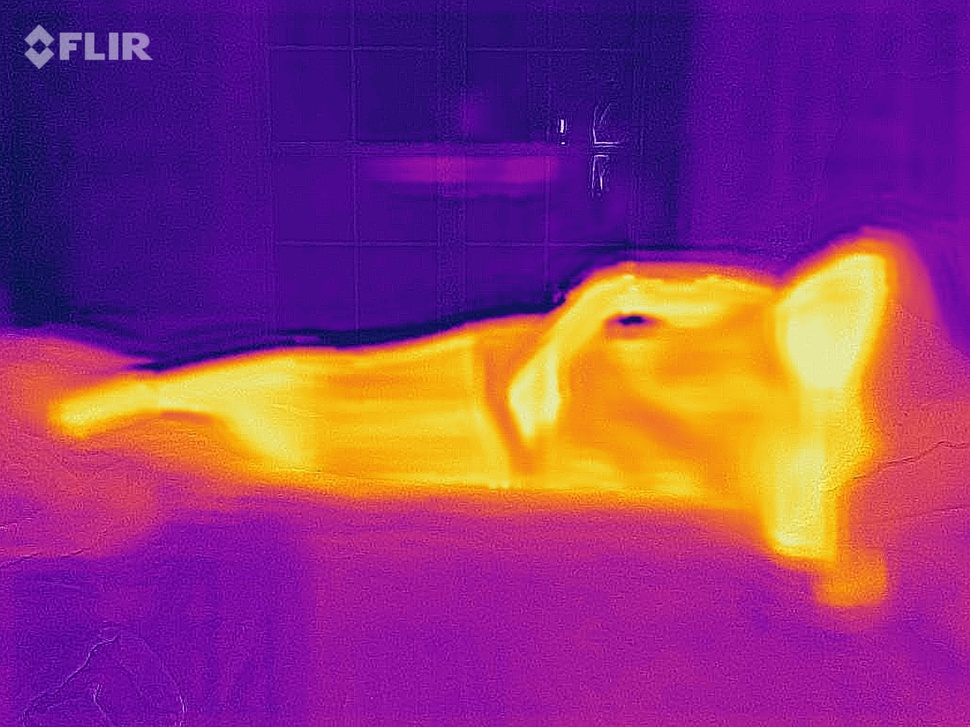
#> input picture images/FLIR_21.jpeg, 970 x 727 px, shrunk from 1440 x 1080 before the run
$ python main.py
#> lines starting #> are read from the running program, lines starting #| are printed output that depends on the picture; after the words box and inside, x2 and y2 are one past the last pixel; in counts of white or black regions, pixels touching at a corner belong together; long printed decimals are rounded
### detTrackPoint.py
# author: Md Jubaer Hossain Pantho
# Developed for Smart Systems Lab
# University of Florida

import cv2
import numpy as np
from matplotlib import pyplot as plt
import sys

def DetectTrackPoint(dir_src, dir_dest, dist =30, y_offset=300, x_offset=100):

    img = cv2.imread(dir_src, cv2.IMREAD_UNCHANGED)
    height, width, depth = img.shape
    gray2 = cv2.cvtColor(img,cv2.COLOR_BGR2GRAY)
    gray = cv2.GaussianBlur(gray2,(7,7),0)
    ret, thresh = cv2.threshold(gray,0,255,cv2.THRESH_BINARY_INV+cv2.THRESH_OTSU)

    # noise removal
    kernel = np.ones((5,5),np.uint8)
    opening = cv2.morphologyEx(thresh,cv2.MORPH_OPEN,kernel, iterations = 2)

    # sure background area
    sure_bg = cv2.dilate(opening,kernel,iterations=4)

    # Finding sure foreground area
    dist_transform = cv2.distanceTransform(opening,cv2.DIST_L2,5)
    ret, sure_fg = cv2.threshold(dist_transform,0.7*dist_transform.max(),255,0)

    # Finding unknown region
    sure_fg = np.uint8(sure_fg)
    unknown = cv2.subtract(sure_bg,sure_fg)

    '''
    # Use this portion for contour detection if needed.
    # The largest region comprises the person.
    contours, hierarchy = cv2.findContours(unknown, cv2.RETR_TREE, cv2.CHAIN_APPROX_SIMPLE)
    np.set_printoptions(threshold=sys.maxsize)

    len1 = len(contours[0])
    len2 = len(contours[1])
    len3 = len(contours[2])

    if(len1>=len2 and len1 >=len3):
        maxContour = contours[0]
    elif(len2>=len1 and len2 >=len3):
        maxContour = contours[1]
    else:
        maxContour = contours[2]

    img = cv2.drawContours(img, maxContour, -1, (0, 255, 0), 2)
    '''

    trackPointH = []
    trackPointW = []
    for j in range(x_offset, (width-x_offset), dist):
        for i in range(y_offset, height, 1):

            if (unknown[i,j] == 0):
                trackPointH.append(i)
                trackPointW.append(j)
                break

            if (i == (height - 1)):
                trackPointH.append(0)
                trackPointW.append(j)
                break

    radius = 3
    thickness = 2
    color = (255, 0, 0)
    for i in range(len(trackPointW)):
        center_coordinates = (trackPointW[i], trackPointH[i])
        img = cv2.circle(img, center_coordinates, radius, color, thickness)

    #uncomment for debugging purposes
    #cv2.imshow("image", img)
    #cv2.waitKey(0)
    cv2.imwrite(dir_dest, img)

    return trackPointH, trackPointW

### main.py
# author: Md Jubaer Hossain Pantho
# Developed for Smart Systems Lab
# University of Florida

import cv2
import numpy as np
from matplotlib import pyplot as plt
import sys
import detTrackPoint as detTrack


def MovementDetectionAnalysis(dir_src1, dir_src2, dir_dest):

#> called with dir_src1 = 'images/FLIR_21.jpeg', dir_src2 = 'images/FLIR_22.jpeg', dir_dest = 'result.jpg'
    img1 = cv2.imread(dir_src1, cv2.IMREAD_UNCHANGED)
#> img1 is the input picture: shape (727, 970, 3); mean B, G, R 118.3, 54.9, 140.1
    height1, width1, depth1 = img1.shape
#> height1 = 727; width1 = 970; depth1 = 3

    img2 = cv2.imread(dir_src2, cv2.IMREAD_UNCHANGED)
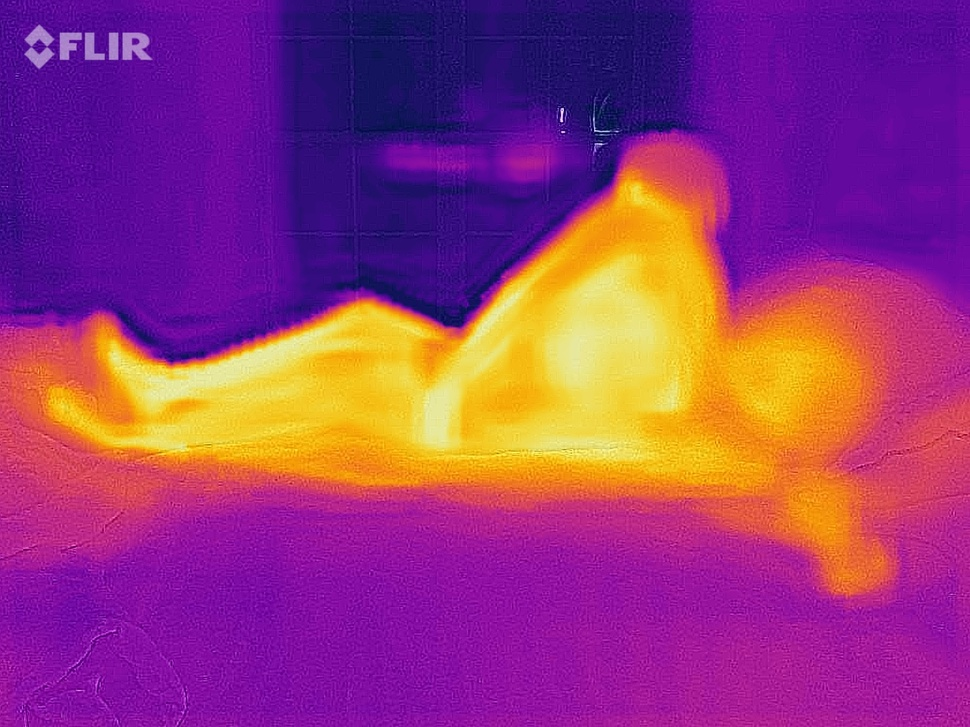
#> input picture images/FLIR_22.jpeg, 970 x 727 px, shrunk from 1440 x 1080 before the run
#> img2 is the input picture: shape (727, 970, 3); mean B, G, R 121, 56.3, 148.2
    height2, width2, depth2 = img2.shape
#> height2 = 727; width2 = 970; depth2 = 3

    if (height1 != height2 or width1 != width2 or height1 != height2):
        print("Image size mismatch. Exiting...")
        exit(1)

    trackPointH1, trackPointW1 = detTrack.DetectTrackPoint(dir_src1, 'track_points1.jpg')
#> in DetectTrackPoint, `ret, thresh = cv2.threshold(gray,0,255,cv2.THRESH_BINARY_INV+cv2.THRES..`:
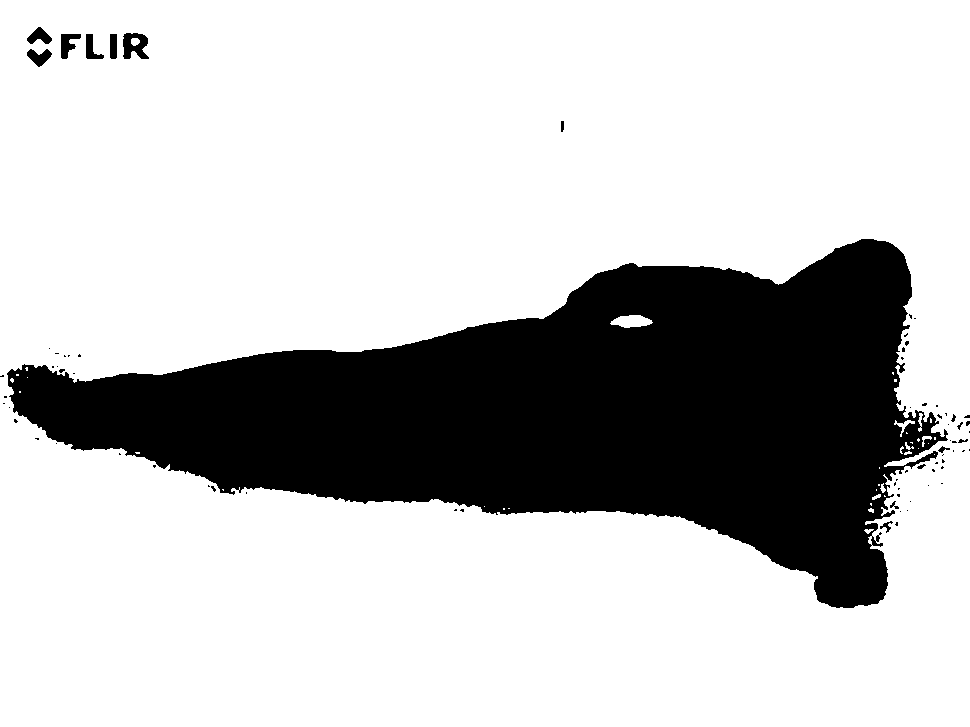
#> thresh: shape (727, 970); 76% white; 74 black regions (60 under 20 px), largest, box (x1, y1, x2, y2) and area: (7, 239, 948, 608) 166718, (123, 33, 149, 59) 459, (61, 34, 81, 59) 286
#> in DetectTrackPoint, `ret, thresh = cv2.threshold(gray,0,255,cv2.THRESH_BINARY_INV+cv2.THRES..`: ret = 117
#> in DetectTrackPoint, `opening = cv2.morphologyEx(thresh,cv2.MORPH_OPEN,kernel, iterations = 2)`: opening: shape (727, 970); 75.4% white; 11 black regions (6 under 20 px), largest, box (x1, y1, x2, y2) and area: (0, 239, 970, 608) 171177, (61, 33, 149, 59) 1520, (27, 27, 52, 67) 593, (561, 121, 564, 132) 31, (64, 354, 81, 357) 26
#> in DetectTrackPoint, `sure_bg = cv2.dilate(opening,kernel,iterations=4)`: sure_bg: shape (727, 970); 79.1% white; 2 black regions, box (x1, y1, x2, y2) and area: (18, 248, 940, 600) 147479, (118, 42, 138, 51) 145
#> in DetectTrackPoint, `ret, sure_fg = cv2.threshold(dist_transform,0.7*dist_transform.max(),2..`: sure_fg: shape (727, 970) float32; 4.8% white; 3 white regions, box (x1, y1, x2, y2) and area: (0, 639, 647, 727) 20565, (728, 0, 970, 59) 10193, (335, 0, 397, 148) 3407
#> in DetectTrackPoint, `ret, sure_fg = cv2.threshold(dist_transform,0.7*dist_transform.max(),2..`: ret = 204.1
#> in DetectTrackPoint, `unknown = cv2.subtract(sure_bg,sure_fg)`: unknown: shape (727, 970); 74.2% white; 5 black regions, box (x1, y1, x2, y2) and area: (18, 248, 940, 600) 147479, (0, 639, 647, 727) 20565, (728, 0, 970, 59) 10193, (335, 0, 397, 148) 3407, (118, 42, 138, 51) 145
#> after the loop in DetectTrackPoint, `for i in range(len(trackPointW)):`:
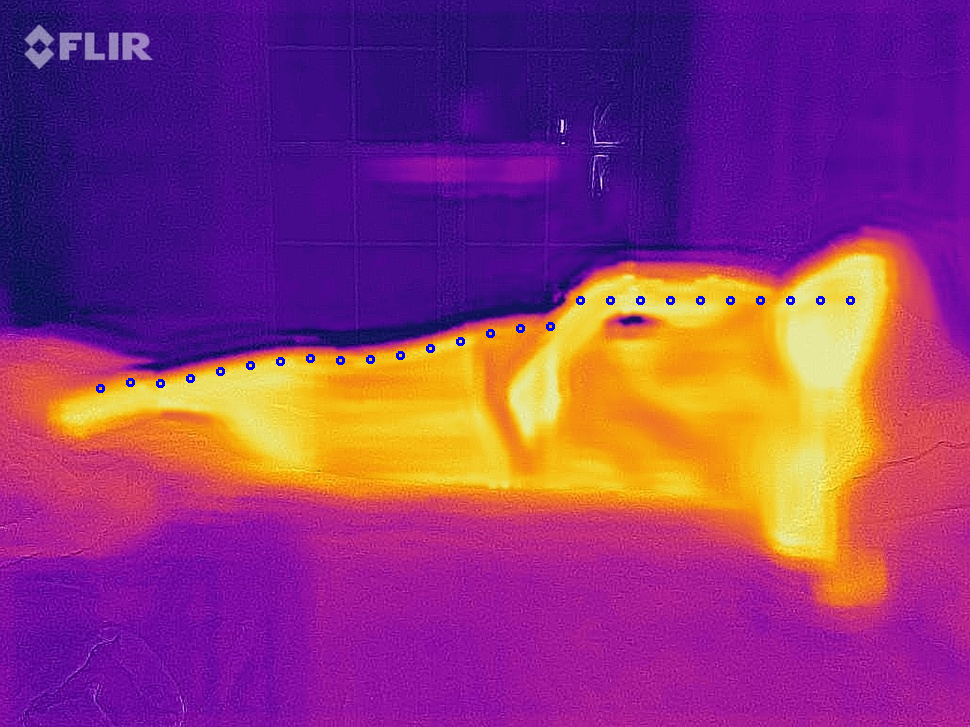
#> img: shape (727, 970, 3); mean B, G, R 118.7, 54.5, 139.5
#> trackPointW1 = 26 values from 100 to 850
    trackPointH2, trackPointW2 = detTrack.DetectTrackPoint(dir_src2, 'track_points2.jpg')
#> call 2 of DetectTrackPoint, with dir_src = 'images/FLIR_22.jpeg', dir_dest = 'track_points2.jpg', dist = 30, y_offset = 300, x_offset = 100
#> in DetectTrackPoint (call 2), `ret, thresh = cv2.threshold(gray,0,255,cv2.THRESH_BINARY_INV+cv2.THRES..`: thresh: shape (727, 970); 75.6% white; 77 black regions (53 under 20 px), largest, box (x1, y1, x2, y2) and area: (0, 165, 895, 595) 169334, (123, 33, 149, 59) 493, (60, 33, 81, 59) 328
#> in DetectTrackPoint (call 2), `ret, thresh = cv2.threshold(gray,0,255,cv2.THRESH_BINARY_INV+cv2.THRES..`: ret = 119
#> in DetectTrackPoint (call 2), `opening = cv2.morphologyEx(thresh,cv2.MORPH_OPEN,kernel, iterations = 2)`: opening: shape (727, 970); 74.9% white; 13 black regions (6 under 20 px), largest, box (x1, y1, x2, y2) and area: (0, 165, 895, 595) 173441, (26, 26, 149, 67) 2280, (914, 405, 970, 458) 1085
#> in DetectTrackPoint (call 2), `sure_bg = cv2.dilate(opening,kernel,iterations=4)`: sure_bg: shape (727, 970); 78.9% white; 4 black regions (2 under 20 px), largest, box (x1, y1, x2, y2) and area: (0, 175, 882, 585) 148344, (118, 42, 138, 51) 147
#> in DetectTrackPoint (call 2), `ret, sure_fg = cv2.threshold(dist_transform,0.7*dist_transform.max(),2..`:
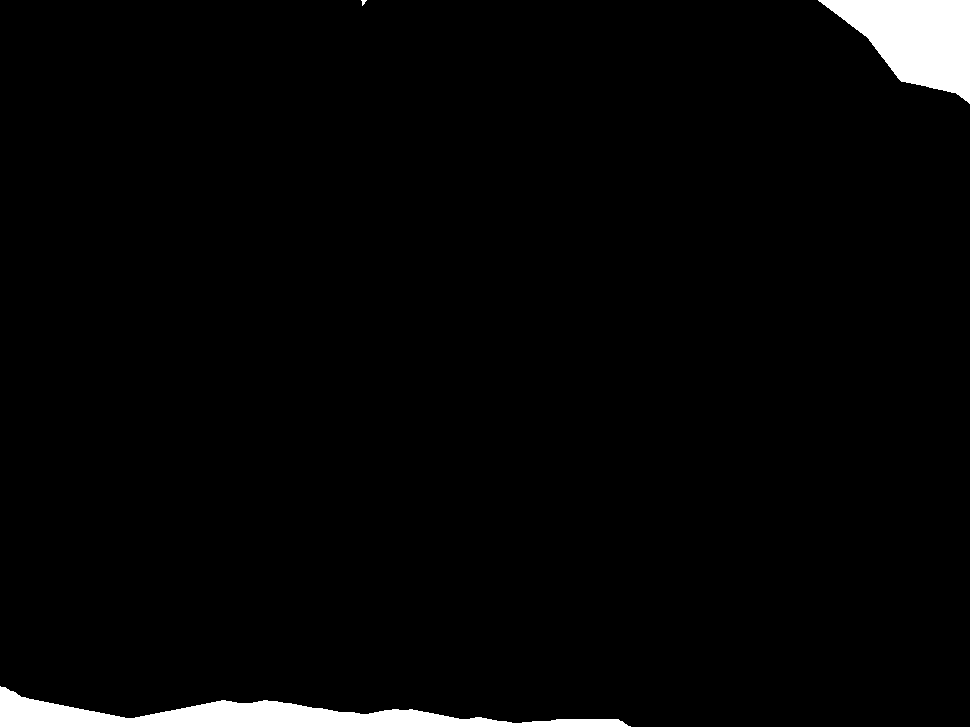
#> sure_fg: shape (727, 970) float32; 2.7% white; 3 white regions (1 under 20 px), largest, box (x1, y1, x2, y2) and area: (0, 686, 631, 727) 10115, (818, 0, 970, 104) 9151
#> in DetectTrackPoint (call 2), `ret, sure_fg = cv2.threshold(dist_transform,0.7*dist_transform.max(),2..`: ret = 220.9
#> in DetectTrackPoint (call 2), `unknown = cv2.subtract(sure_bg,sure_fg)`: unknown: shape (727, 970); 76.2% white; 7 black regions (3 under 20 px), largest, box (x1, y1, x2, y2) and area: (0, 175, 882, 585) 148344, (0, 686, 631, 727) 10115, (818, 0, 970, 104) 9151, (118, 42, 138, 51) 147
#> after the loop in DetectTrackPoint (call 2), `for i in range(len(trackPointW)):`:
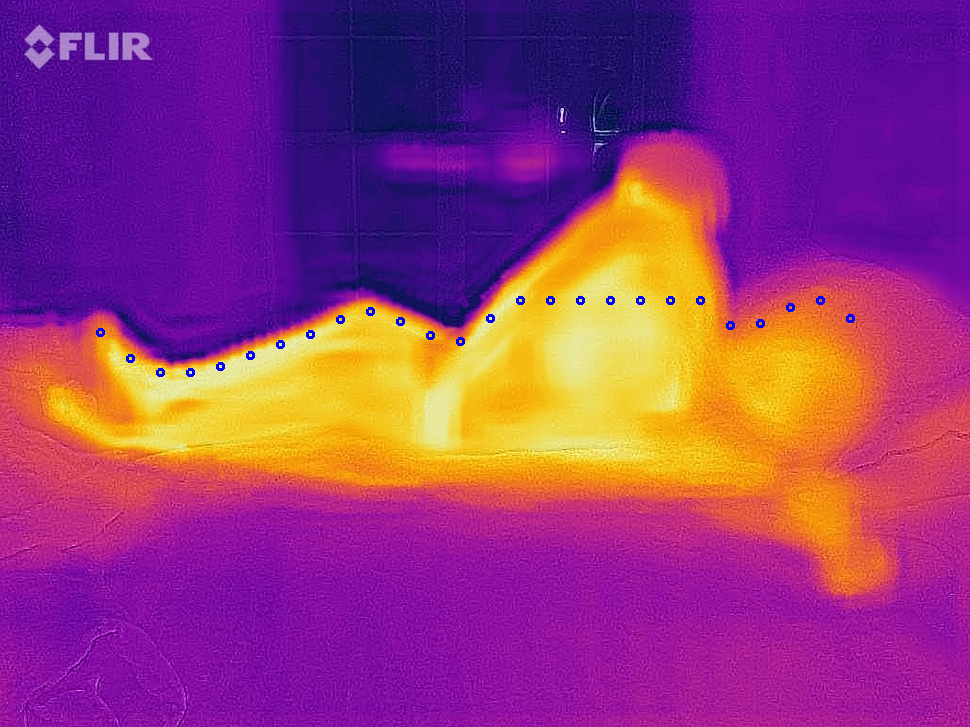
#> img: shape (727, 970, 3); mean B, G, R 121.4, 55.9, 147.7
#> trackPointW2 = 26 values from 100 to 850


    diff = []

    newPoint = 0

    for i in range(len(trackPointH1)):
        if(trackPointH1[i] == 0 or trackPointH2[i] == 0):
            newPoint = newPoint + 1
            continue

        diff.append(abs(trackPointH2[i] - trackPointH1[i]))

        start_point = (trackPointW1[i], trackPointH1[i])
        end_point = (trackPointW2[i], trackPointH2[i])
        color = (0, 255, 0)
        thickness = 7
        img2 = cv2.line(img2, start_point, end_point, color, thickness)
        cv2.imwrite(dir_dest, img2)
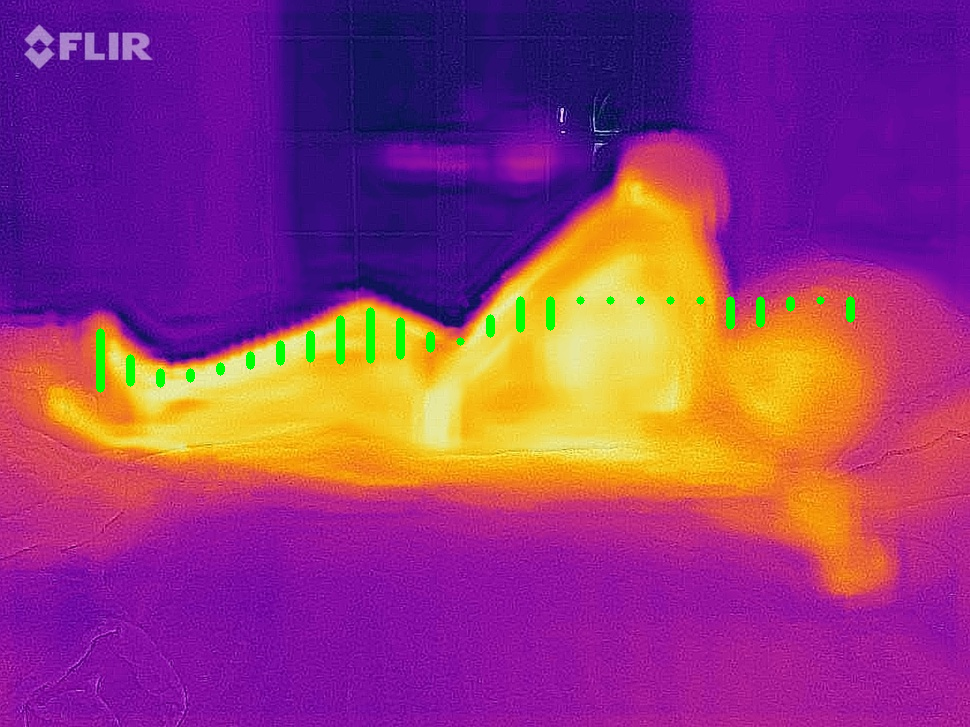
#> img2: shape (727, 970, 3); mean B, G, R 120.5, 56.9, 146.5
#> after the loop, diff = 26 values, max 56 at index 0, min 0 at index 12, mean 16.58; newPoint = 0


    return diff, newPoint


diff, miss_match = MovementDetectionAnalysis('images/FLIR_21.jpeg', 'images/FLIR_22.jpeg', 'result.jpg')
#> miss_match = 0

mean = sum(diff) / len(diff)
#> mean = 16.58
variance = sum((i - mean) ** 2 for i in diff) / len(diff)
#> variance = 239.9
maxVal = max(diff)
#> maxVal = 56
minVal = min(diff)
#> minVal = 0

print("accumulated change : ", sum(diff))
#| accumulated change :  431
print("mean value : ", mean)
#| mean value :  16.577
print("max value : ", maxVal)
#| max value :  56
print("min value : ", minVal)
#| min value :  0
print("variance of the list : ", variance)
#| variance of the list :  239.859
print("miss matching points : ", miss_match)
#| miss matching points :  0

plt.hist(diff)
plt.show()
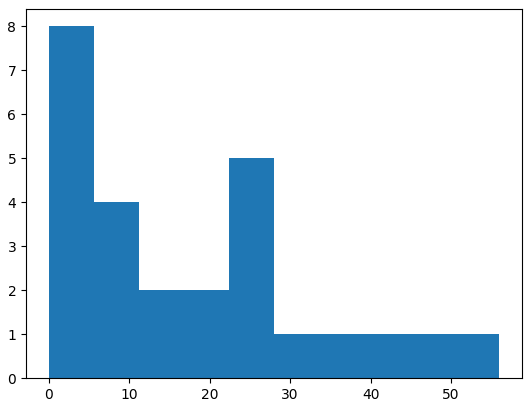
#> figure drawn by matplotlib, 1 panel; tallest bar 8 high, from x = 4.44e-16 to 5.6
